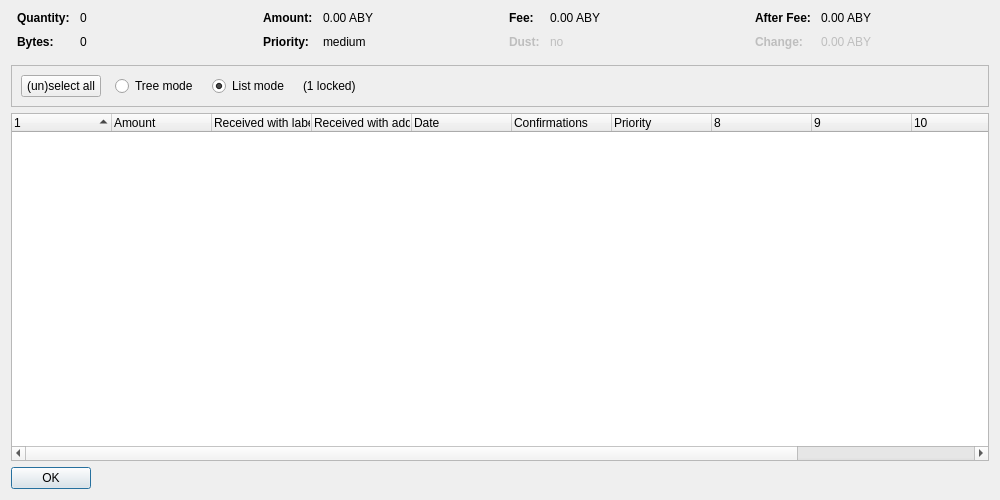
<?xml version="1.0" encoding="UTF-8"?>
<ui version="4.0">
 <class>CoinControlDialog</class>
 <widget class="QDialog" name="CoinControlDialog">
  <property name="geometry">
   <rect>
    <x>0</x>
    <y>0</y>
    <width>1000</width>
    <height>500</height>
   </rect>
  </property>
  <property name="windowTitle">
   <string>Coin Selection</string>
  </property>
  <layout class="QVBoxLayout" name="verticalLayout">
   <item>
    <layout class="QHBoxLayout" name="horizontalLayoutTop" stretch="0,0,0,0">
     <property name="topMargin">
      <number>0</number>
     </property>
     <property name="bottomMargin">
      <number>10</number>
     </property>
     <item>
      <layout class="QFormLayout" name="formLayoutCoinControl1">
       <property name="horizontalSpacing">
        <number>10</number>
       </property>
       <property name="verticalSpacing">
        <number>10</number>
       </property>
       <property name="leftMargin">
        <number>6</number>
       </property>
       <property name="rightMargin">
        <number>6</number>
       </property>
       <item row="0" column="0">
        <widget class="QLabel" name="labelCoinControlQuantityText">
         <property name="font">
          <font>
           <weight>75</weight>
           <bold>true</bold>
          </font>
         </property>
         <property name="text">
          <string>Quantity:</string>
         </property>
        </widget>
       </item>
       <item row="0" column="1">
        <widget class="QLabel" name="labelCoinControlQuantity">
         <property name="cursor">
          <cursorShape>IBeamCursor</cursorShape>
         </property>
         <property name="contextMenuPolicy">
          <enum>Qt::ActionsContextMenu</enum>
         </property>
         <property name="text">
          <string notr="true">0</string>
         </property>
         <property name="textInteractionFlags">
          <set>Qt::LinksAccessibleByMouse|Qt::TextSelectableByKeyboard|Qt::TextSelectableByMouse</set>
         </property>
        </widget>
       </item>
       <item row="1" column="0">
        <widget class="QLabel" name="labelCoinControlBytesText">
         <property name="font">
          <font>
           <weight>75</weight>
           <bold>true</bold>
          </font>
         </property>
         <property name="text">
          <string>Bytes:</string>
         </property>
        </widget>
       </item>
       <item row="1" column="1">
        <widget class="QLabel" name="labelCoinControlBytes">
         <property name="cursor">
          <cursorShape>IBeamCursor</cursorShape>
         </property>
         <property name="contextMenuPolicy">
          <enum>Qt::ActionsContextMenu</enum>
         </property>
         <property name="text">
          <string notr="true">0</string>
         </property>
         <property name="textInteractionFlags">
          <set>Qt::LinksAccessibleByMouse|Qt::TextSelectableByKeyboard|Qt::TextSelectableByMouse</set>
         </property>
        </widget>
       </item>
      </layout>
     </item>
     <item>
      <layout class="QFormLayout" name="formLayoutCoinControl2">
       <property name="horizontalSpacing">
        <number>10</number>
       </property>
       <property name="verticalSpacing">
        <number>10</number>
       </property>
       <property name="leftMargin">
        <number>6</number>
       </property>
       <property name="rightMargin">
        <number>6</number>
       </property>
       <item row="0" column="0">
        <widget class="QLabel" name="labelCoinControlAmountText">
         <property name="font">
          <font>
           <weight>75</weight>
           <bold>true</bold>
          </font>
         </property>
         <property name="text">
          <string>Amount:</string>
         </property>
        </widget>
       </item>
       <item row="0" column="1">
        <widget class="QLabel" name="labelCoinControlAmount">
         <property name="cursor">
          <cursorShape>IBeamCursor</cursorShape>
         </property>
         <property name="contextMenuPolicy">
          <enum>Qt::ActionsContextMenu</enum>
         </property>
         <property name="text">
          <string notr="true">0.00 ABY</string>
         </property>
         <property name="textInteractionFlags">
          <set>Qt::LinksAccessibleByMouse|Qt::TextSelectableByKeyboard|Qt::TextSelectableByMouse</set>
         </property>
        </widget>
       </item>
       <item row="1" column="0">
        <widget class="QLabel" name="labelCoinControlPriorityText">
         <property name="font">
          <font>
           <weight>75</weight>
           <bold>true</bold>
          </font>
         </property>
         <property name="text">
          <string>Priority:</string>
         </property>
        </widget>
       </item>
       <item row="1" column="1">
        <widget class="QLabel" name="labelCoinControlPriority">
         <property name="cursor">
          <cursorShape>IBeamCursor</cursorShape>
         </property>
         <property name="contextMenuPolicy">
          <enum>Qt::ActionsContextMenu</enum>
         </property>
         <property name="text">
          <string notr="true">medium</string>
         </property>
         <property name="textInteractionFlags">
          <set>Qt::LinksAccessibleByMouse|Qt::TextSelectableByKeyboard|Qt::TextSelectableByMouse</set>
         </property>
        </widget>
       </item>
      </layout>
     </item>
     <item>
      <layout class="QFormLayout" name="formLayoutCoinControl3">
       <property name="horizontalSpacing">
        <number>10</number>
       </property>
       <property name="verticalSpacing">
        <number>10</number>
       </property>
       <property name="leftMargin">
        <number>6</number>
       </property>
       <property name="rightMargin">
        <number>6</number>
       </property>
       <item row="0" column="0">
        <widget class="QLabel" name="labelCoinControlFeeText">
         <property name="font">
          <font>
           <weight>75</weight>
           <bold>true</bold>
          </font>
         </property>
         <property name="text">
          <string>Fee:</string>
         </property>
        </widget>
       </item>
       <item row="0" column="1">
        <widget class="QLabel" name="labelCoinControlFee">
         <property name="cursor">
          <cursorShape>IBeamCursor</cursorShape>
         </property>
         <property name="contextMenuPolicy">
          <enum>Qt::ActionsContextMenu</enum>
         </property>
         <property name="text">
          <string notr="true">0.00 ABY</string>
         </property>
         <property name="textInteractionFlags">
          <set>Qt::LinksAccessibleByMouse|Qt::TextSelectableByKeyboard|Qt::TextSelectableByMouse</set>
         </property>
        </widget>
       </item>
       <item row="1" column="0">
        <widget class="QLabel" name="labelCoinControlLowOutputText">
         <property name="enabled">
          <bool>false</bool>
         </property>
         <property name="font">
          <font>
           <weight>75</weight>
           <bold>true</bold>
          </font>
         </property>
         <property name="text">
          <string>Dust:</string>
         </property>
        </widget>
       </item>
       <item row="1" column="1">
        <widget class="QLabel" name="labelCoinControlLowOutput">
         <property name="enabled">
          <bool>false</bool>
         </property>
         <property name="cursor">
          <cursorShape>IBeamCursor</cursorShape>
         </property>
         <property name="contextMenuPolicy">
          <enum>Qt::ActionsContextMenu</enum>
         </property>
         <property name="text">
          <string notr="true">no</string>
         </property>
         <property name="textInteractionFlags">
          <set>Qt::LinksAccessibleByMouse|Qt::TextSelectableByKeyboard|Qt::TextSelectableByMouse</set>
         </property>
        </widget>
       </item>
      </layout>
     </item>
     <item>
      <layout class="QFormLayout" name="formLayoutCoinControl4">
       <property name="horizontalSpacing">
        <number>10</number>
       </property>
       <property name="verticalSpacing">
        <number>10</number>
       </property>
       <property name="leftMargin">
        <number>6</number>
       </property>
       <property name="rightMargin">
        <number>6</number>
       </property>
       <item row="0" column="0">
        <widget class="QLabel" name="labelCoinControlAfterFeeText">
         <property name="font">
          <font>
           <weight>75</weight>
           <bold>true</bold>
          </font>
         </property>
         <property name="text">
          <string>After Fee:</string>
         </property>
        </widget>
       </item>
       <item row="0" column="1">
        <widget class="QLabel" name="labelCoinControlAfterFee">
         <property name="cursor">
          <cursorShape>IBeamCursor</cursorShape>
         </property>
         <property name="contextMenuPolicy">
          <enum>Qt::ActionsContextMenu</enum>
         </property>
         <property name="text">
          <string notr="true">0.00 ABY</string>
         </property>
         <property name="textInteractionFlags">
          <set>Qt::LinksAccessibleByMouse|Qt::TextSelectableByKeyboard|Qt::TextSelectableByMouse</set>
         </property>
        </widget>
       </item>
       <item row="1" column="0">
        <widget class="QLabel" name="labelCoinControlChangeText">
         <property name="enabled">
          <bool>false</bool>
         </property>
         <property name="font">
          <font>
           <weight>75</weight>
           <bold>true</bold>
          </font>
         </property>
         <property name="text">
          <string>Change:</string>
         </property>
        </widget>
       </item>
       <item row="1" column="1">
        <widget class="QLabel" name="labelCoinControlChange">
         <property name="enabled">
          <bool>false</bool>
         </property>
         <property name="cursor">
          <cursorShape>IBeamCursor</cursorShape>
         </property>
         <property name="contextMenuPolicy">
          <enum>Qt::ActionsContextMenu</enum>
         </property>
         <property name="text">
          <string notr="true">0.00 ABY</string>
         </property>
         <property name="textInteractionFlags">
          <set>Qt::LinksAccessibleByMouse|Qt::TextSelectableByKeyboard|Qt::TextSelectableByMouse</set>
         </property>
        </widget>
       </item>
      </layout>
     </item>
    </layout>
   </item>
   <item>
    <widget class="QFrame" name="frame">
     <property name="minimumSize">
      <size>
       <width>0</width>
       <height>40</height>
      </size>
     </property>
     <property name="frameShape">
      <enum>QFrame::StyledPanel</enum>
     </property>
     <property name="frameShadow">
      <enum>QFrame::Sunken</enum>
     </property>
     <layout class="QHBoxLayout" name="horizontalLayout">
      <item>
       <layout class="QHBoxLayout" name="horizontalLayoutPanel" stretch="0,0,0,0,0">
        <property name="spacing">
         <number>14</number>
        </property>
        <item>
         <widget class="QPushButton" name="pushButtonSelectAll">
          <property name="sizePolicy">
           <sizepolicy hsizetype="Maximum" vsizetype="Fixed">
            <horstretch>0</horstretch>
            <verstretch>0</verstretch>
           </sizepolicy>
          </property>
          <property name="text">
           <string>(un)select all</string>
          </property>
          <property name="autoDefault">
           <bool>false</bool>
          </property>
         </widget>
        </item>
        <item>
         <widget class="QRadioButton" name="radioTreeMode">
          <property name="sizePolicy">
           <sizepolicy hsizetype="Maximum" vsizetype="Fixed">
            <horstretch>0</horstretch>
            <verstretch>0</verstretch>
           </sizepolicy>
          </property>
          <property name="text">
           <string>Tree mode</string>
          </property>
         </widget>
        </item>
        <item>
         <widget class="QRadioButton" name="radioListMode">
          <property name="sizePolicy">
           <sizepolicy hsizetype="Maximum" vsizetype="Fixed">
            <horstretch>0</horstretch>
            <verstretch>0</verstretch>
           </sizepolicy>
          </property>
          <property name="text">
           <string>List mode</string>
          </property>
          <property name="checked">
           <bool>true</bool>
          </property>
         </widget>
        </item>
        <item>
         <widget class="QLabel" name="labelLocked">
          <property name="text">
           <string notr="true">(1 locked)</string>
          </property>
         </widget>
        </item>
        <item>
         <spacer name="horizontalSpacer">
          <property name="orientation">
           <enum>Qt::Horizontal</enum>
          </property>
          <property name="sizeHint" stdset="0">
           <size>
            <width>40</width>
            <height>20</height>
           </size>
          </property>
         </spacer>
        </item>
       </layout>
      </item>
     </layout>
    </widget>
   </item>
   <item>
    <widget class="CoinControlTreeWidget" name="treeWidget">
     <property name="contextMenuPolicy">
      <enum>Qt::CustomContextMenu</enum>
     </property>
     <property name="sortingEnabled">
      <bool>false</bool>
     </property>
     <property name="columnCount">
      <number>12</number>
     </property>
     <attribute name="headerShowSortIndicator" stdset="0">
      <bool>true</bool>
     </attribute>
     <attribute name="headerStretchLastSection">
      <bool>false</bool>
     </attribute>
     <column>
      <property name="text">
       <string/>
      </property>
     </column>
     <column>
      <property name="text">
       <string>Amount</string>
      </property>
     </column>
     <column>
      <property name="text">
       <string>Received with label</string>
      </property>
     </column>
     <column>
      <property name="text">
       <string>Received with address</string>
      </property>
     </column>
     <column>
      <property name="text">
       <string>Date</string>
      </property>
     </column>
     <column>
      <property name="text">
       <string>Confirmations</string>
      </property>
      <property name="toolTip">
       <string>Confirmed</string>
      </property>
     </column>
     <column>
      <property name="text">
       <string>Priority</string>
      </property>
     </column>
     <column>
      <property name="text">
       <string/>
      </property>
     </column>
     <column>
      <property name="text">
       <string/>
      </property>
     </column>
     <column>
      <property name="text">
       <string/>
      </property>
     </column>
     <column>
      <property name="text">
       <string/>
      </property>
     </column>
     <column>
      <property name="text">
       <string/>
      </property>
     </column>
    </widget>
   </item>
   <item>
    <widget class="QDialogButtonBox" name="buttonBox">
     <property name="sizePolicy">
      <sizepolicy hsizetype="Maximum" vsizetype="Fixed">
       <horstretch>0</horstretch>
       <verstretch>0</verstretch>
      </sizepolicy>
     </property>
     <property name="orientation">
      <enum>Qt::Horizontal</enum>
     </property>
     <property name="standardButtons">
      <set>QDialogButtonBox::Ok</set>
     </property>
    </widget>
   </item>
  </layout>
 </widget>
 <customwidgets>
  <customwidget>
   <class>CoinControlTreeWidget</class>
   <extends>QTreeWidget</extends>
   <header>coincontroltreewidget.h</header>
  </customwidget>
 </customwidgets>
 <resources/>
 <connections/>
</ui>
